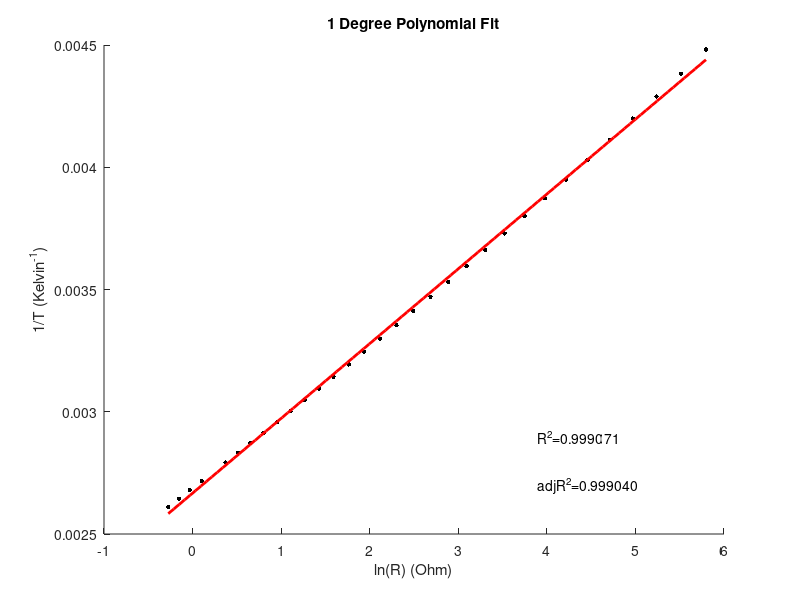
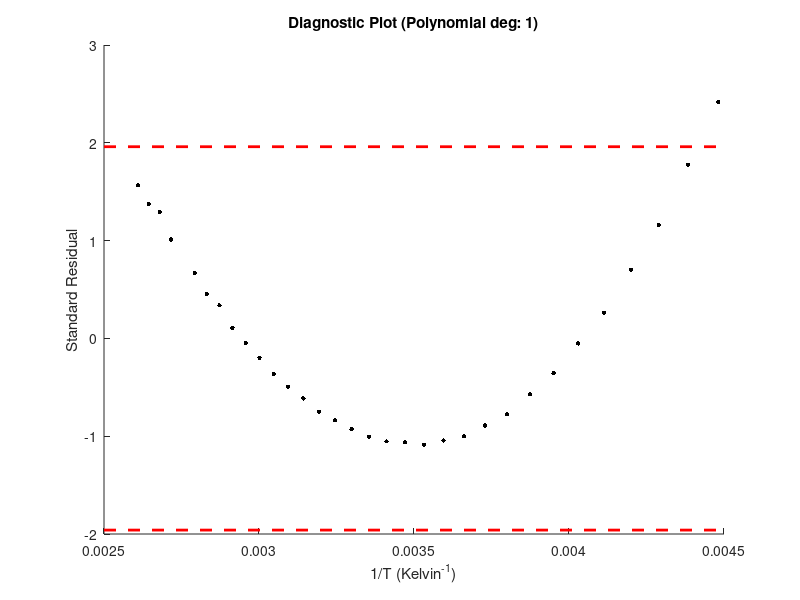
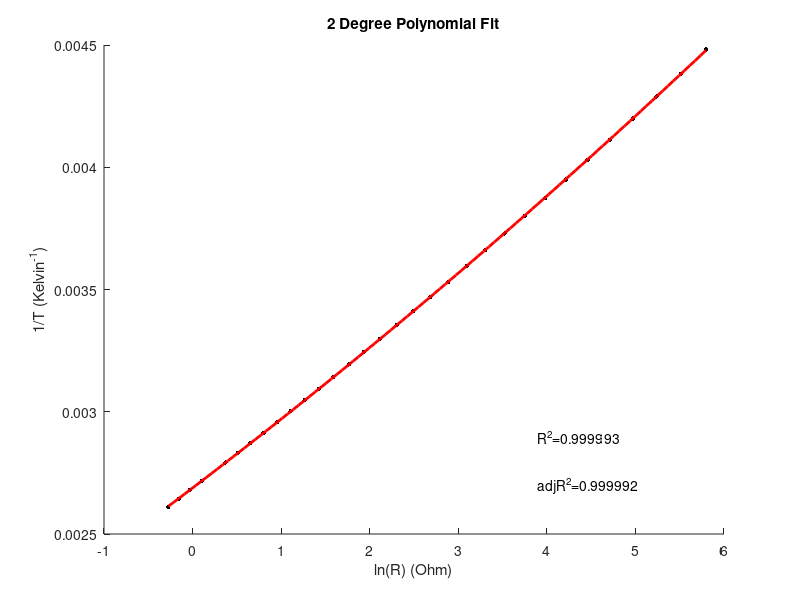
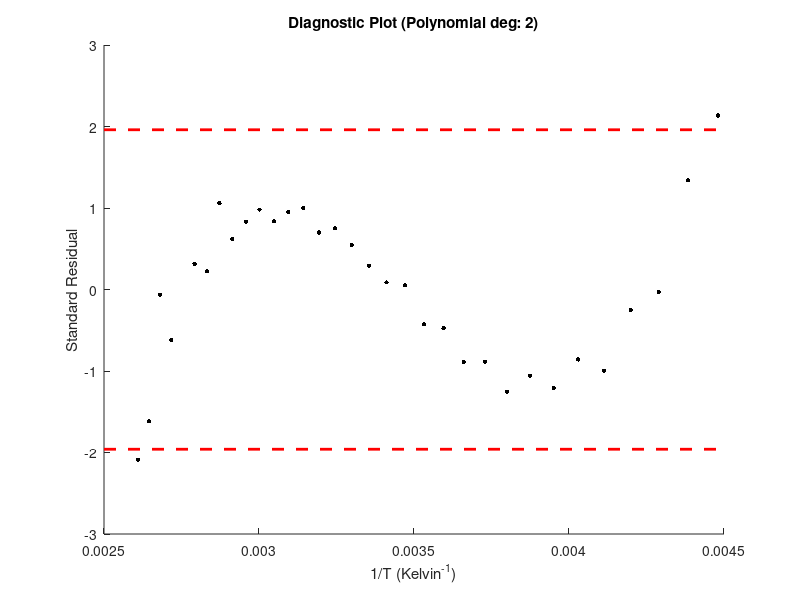

Write MATLAB code to recreate these figures, in order.
clc, clearvars, close all;

% Fisrt column is resistance, second column is temperature (in Celsius)
restempData = load('thermostat.dat');
X = log(restempData(:,1));
Y = 1 ./ (restempData(:,2) + 273.15);
n = length(X);

kmax = 4;
alpha = 0.05;
nres = 100;
xvalues = linspace(min(X), max(X), nres);
zcrit = norminv(1 - alpha / 2);
my = mean(Y);
Sym = sum((Y - my).^2);

% (a)
for k = 1:kmax
    P = polyfit(X, Y, k);  % could also use regress
    Yhat = polyval(P, X);
    Syy = sum((Y - Yhat).^2);
    se = sqrt(Syy / (n - (k + 1)));
    stdres = (Y - Yhat) / se;  % standard residuals
    R2 = 1 - Syy / Sym;  % coefficient of multiple determination
    adjR2 = 1 - (n - 1) / (n - (k + 1)) * Syy / Sym;  % adjusted coefficient of multiple determination

    figure;
    scatter(X, Y, 10, 'k', 'filled');
    hold on;
    yvalues = polyval(P, xvalues);
    plot(xvalues, yvalues, '-r', 'LineWidth', 2);
    hold off;
    ax = axis;
    text((ax(2) - ax(1)) * 0.7 + ax(1), (ax(4) - ax(3)) * 0.2 + ax(3), sprintf('R^2=%.6f', R2));
    text((ax(2) - ax(1)) * 0.7 + ax(1), (ax(4) - ax(3)) * 0.1 + ax(3), sprintf('adjR^2=%.6f', adjR2));
    title(sprintf('%d Degree Polynomial Fit', k));
    xlabel('ln(R) (Ohm)');
    ylabel('1/T (Kelvin^{-1})');

    figure;
    scatter(Y, stdres, 10, 'k', 'filled');
    hold on;
    plot(xlim, zcrit * [1, 1], '--r', 'LineWidth', 2);
    plot(xlim, -zcrit * [1, 1], '--r', 'LineWidth', 2);
    hold off;
    title(sprintf('Diagnostic Plot (Polynomial deg: %d)', k));
    xlabel('1/T (Kelvin^{-1})');
    ylabel('Standard Residual');

    fprintf('Polynomial degree: %d\n', k);
    for i = 1:k + 1
        fprintf('b_%d = %.10f\n', i - 1, P(k - i + 2));
    end
    fprintf('Press any key to continue...\n');
    pause;
    close all;
end

% Steinhart-Hart model
Xr = [ones(size(X)), X, X.^3];
[B, ~, R, ~, STATS] = regress(Y, Xr);
Yhat = Xr * B;
k = 2;
Syy = sum(R.^2);
adjR2 = 1 - (n - 1) / (n - (k + 1)) * Syy / Sym;
R2 = STATS(1);  % alternatively: R2 = 1 - Syy / Sym
se = sqrt(STATS(4));  % alternatively: se = sqrt(Syy / (n - (k + 1)))
stdres = R / se;

figure;
scatter(X, Y, 10, 'k', 'filled');
hold on;
xtvalues = xvalues';
xvalues = [ones(size(xtvalues)), xtvalues, xtvalues.^3];
yvalues = xvalues * B;
plot(xtvalues, yvalues, '-r', 'LineWidth', 2);
hold off;
ax = axis;
text((ax(2) - ax(1)) * 0.7 + ax(1), (ax(4) - ax(3)) * 0.2 + ax(3), sprintf('R^2=%.6f', R2));
text((ax(2) - ax(1)) * 0.7 + ax(1), (ax(4) - ax(3)) * 0.1 + ax(3), sprintf('adjR^2=%.6f', adjR2));
title('Steinhart-Hart Model Fit');
xlabel('ln(R) (Ohm)');
ylabel('1/T (Kelvin^{-1})');

figure;
scatter(Y, stdres, 10, 'k', 'filled');
hold on;
plot(xlim, zcrit * [1, 1], '--r', 'LineWidth', 2);
plot(xlim, -zcrit * [1, 1], '--r', 'LineWidth', 2);
hold off;
title('Diagnostic Plot (Steinhart-Hart Model)');
xlabel('1/T (Kelvin^{-1})');
ylabel('Standard Residual');

fprintf('\n=== Steinhart-Hart Model ===\n');
fprintf('b_0 = %.10f\n', B(1));
fprintf('b_1 = %.10f\n', B(2));
fprintf('b_2 = %.10f\n', B(3));
